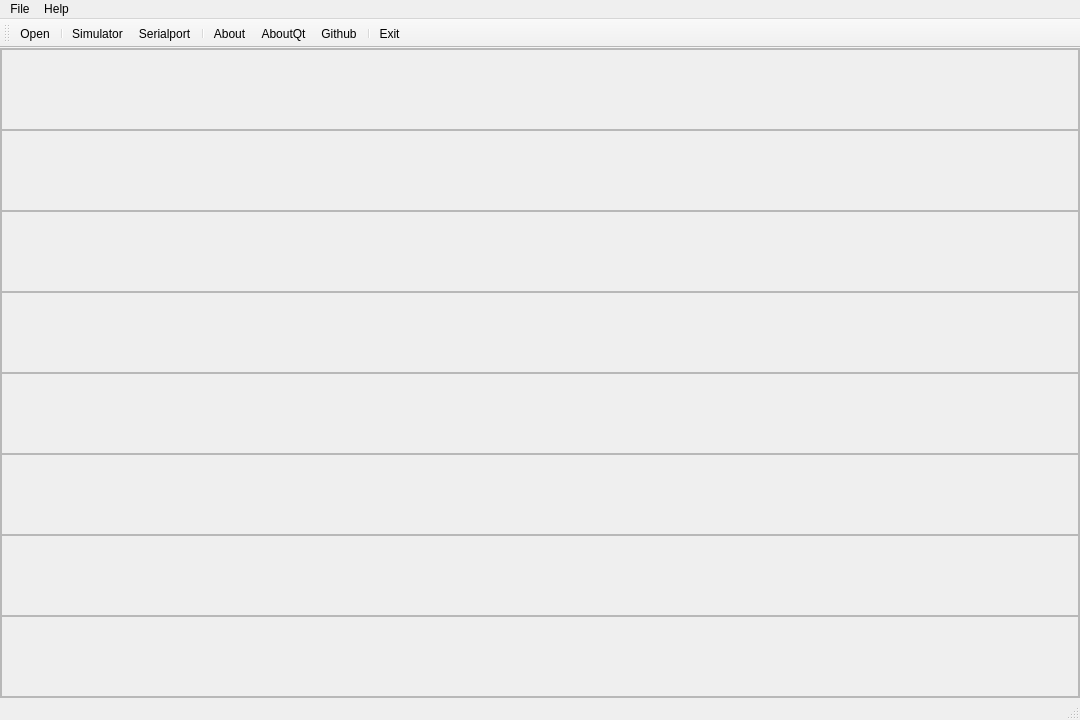
<?xml version="1.0" encoding="UTF-8"?>
<ui version="4.0">
 <class>MainWindow</class>
 <widget class="QMainWindow" name="MainWindow">
  <property name="geometry">
   <rect>
    <x>0</x>
    <y>0</y>
    <width>1080</width>
    <height>720</height>
   </rect>
  </property>
  <property name="windowTitle">
   <string>MainWindow</string>
  </property>
  <widget class="QWidget" name="centralwidget">
   <layout class="QGridLayout" name="gridLayout_2">
    <property name="leftMargin">
     <number>0</number>
    </property>
    <property name="topMargin">
     <number>0</number>
    </property>
    <property name="rightMargin">
     <number>0</number>
    </property>
    <property name="bottomMargin">
     <number>0</number>
    </property>
    <property name="spacing">
     <number>0</number>
    </property>
    <item row="0" column="0">
     <widget class="QFrame" name="frameEEG">
      <property name="frameShape">
       <enum>QFrame::StyledPanel</enum>
      </property>
      <property name="frameShadow">
       <enum>QFrame::Raised</enum>
      </property>
      <layout class="QGridLayout" name="gridLayout">
       <property name="leftMargin">
        <number>0</number>
       </property>
       <property name="topMargin">
        <number>0</number>
       </property>
       <property name="rightMargin">
        <number>0</number>
       </property>
       <property name="bottomMargin">
        <number>0</number>
       </property>
       <property name="spacing">
        <number>0</number>
       </property>
       <item row="1" column="0">
        <widget class="QFrame" name="frameTheta">
         <property name="frameShape">
          <enum>QFrame::StyledPanel</enum>
         </property>
         <property name="frameShadow">
          <enum>QFrame::Raised</enum>
         </property>
        </widget>
       </item>
       <item row="3" column="0">
        <widget class="QFrame" name="frameHighAlpha">
         <property name="frameShape">
          <enum>QFrame::StyledPanel</enum>
         </property>
         <property name="frameShadow">
          <enum>QFrame::Raised</enum>
         </property>
        </widget>
       </item>
       <item row="4" column="0">
        <widget class="QFrame" name="frameLowBeta">
         <property name="frameShape">
          <enum>QFrame::StyledPanel</enum>
         </property>
         <property name="frameShadow">
          <enum>QFrame::Raised</enum>
         </property>
        </widget>
       </item>
       <item row="2" column="0">
        <widget class="QFrame" name="frameLowAlpha">
         <property name="frameShape">
          <enum>QFrame::StyledPanel</enum>
         </property>
         <property name="frameShadow">
          <enum>QFrame::Raised</enum>
         </property>
        </widget>
       </item>
       <item row="0" column="0">
        <widget class="EEGFrame" name="frameDelta">
         <property name="frameShape">
          <enum>QFrame::StyledPanel</enum>
         </property>
         <property name="frameShadow">
          <enum>QFrame::Raised</enum>
         </property>
        </widget>
       </item>
       <item row="5" column="0">
        <widget class="QFrame" name="frameHighBeta">
         <property name="frameShape">
          <enum>QFrame::StyledPanel</enum>
         </property>
         <property name="frameShadow">
          <enum>QFrame::Raised</enum>
         </property>
        </widget>
       </item>
       <item row="6" column="0">
        <widget class="QFrame" name="frameLowGamma">
         <property name="frameShape">
          <enum>QFrame::StyledPanel</enum>
         </property>
         <property name="frameShadow">
          <enum>QFrame::Raised</enum>
         </property>
        </widget>
       </item>
       <item row="7" column="0">
        <widget class="QFrame" name="frameMiddleGamma">
         <property name="frameShape">
          <enum>QFrame::StyledPanel</enum>
         </property>
         <property name="frameShadow">
          <enum>QFrame::Raised</enum>
         </property>
        </widget>
       </item>
      </layout>
     </widget>
    </item>
   </layout>
  </widget>
  <widget class="QMenuBar" name="menubar">
   <property name="geometry">
    <rect>
     <x>0</x>
     <y>0</y>
     <width>1080</width>
     <height>21</height>
    </rect>
   </property>
   <widget class="QMenu" name="menuFile">
    <property name="title">
     <string>File</string>
    </property>
    <addaction name="actionOpen"/>
    <addaction name="separator"/>
    <addaction name="actionSimulator"/>
    <addaction name="actionSerialport"/>
    <addaction name="separator"/>
    <addaction name="actionExit"/>
   </widget>
   <widget class="QMenu" name="menuHelp">
    <property name="title">
     <string>Help</string>
    </property>
    <addaction name="actionAbout"/>
    <addaction name="actionAboutQt"/>
    <addaction name="actionGithub"/>
   </widget>
   <addaction name="menuFile"/>
   <addaction name="menuHelp"/>
  </widget>
  <widget class="QStatusBar" name="statusbar"/>
  <widget class="QToolBar" name="toolBar">
   <property name="windowTitle">
    <string>toolBar</string>
   </property>
   <attribute name="toolBarArea">
    <enum>TopToolBarArea</enum>
   </attribute>
   <attribute name="toolBarBreak">
    <bool>false</bool>
   </attribute>
   <addaction name="actionOpen"/>
   <addaction name="separator"/>
   <addaction name="actionSimulator"/>
   <addaction name="actionSerialport"/>
   <addaction name="separator"/>
   <addaction name="actionAbout"/>
   <addaction name="actionAboutQt"/>
   <addaction name="actionGithub"/>
   <addaction name="separator"/>
   <addaction name="actionExit"/>
  </widget>
  <action name="actionOpen">
   <property name="icon">
    <iconset resource="resources.qrc">
     <normaloff>:/resources/icons/open.svg</normaloff>:/resources/icons/open.svg</iconset>
   </property>
   <property name="text">
    <string>Open</string>
   </property>
  </action>
  <action name="actionAbout">
   <property name="icon">
    <iconset resource="resources.qrc">
     <normaloff>:/resources/icons/about.svg</normaloff>:/resources/icons/about.svg</iconset>
   </property>
   <property name="text">
    <string>About</string>
   </property>
  </action>
  <action name="actionAboutQt">
   <property name="icon">
    <iconset resource="resources.qrc">
     <normaloff>:/resources/icons/qt.png</normaloff>:/resources/icons/qt.png</iconset>
   </property>
   <property name="text">
    <string>AboutQt</string>
   </property>
  </action>
  <action name="actionGithub">
   <property name="icon">
    <iconset resource="resources.qrc">
     <normaloff>:/resources/icons/github.svg</normaloff>:/resources/icons/github.svg</iconset>
   </property>
   <property name="text">
    <string>Github</string>
   </property>
  </action>
  <action name="actionSimulator">
   <property name="icon">
    <iconset resource="resources.qrc">
     <normaloff>:/resources/icons/test.svg</normaloff>:/resources/icons/test.svg</iconset>
   </property>
   <property name="text">
    <string>Simulator</string>
   </property>
  </action>
  <action name="actionSerialport">
   <property name="icon">
    <iconset resource="resources.qrc">
     <normaloff>:/resources/icons/serialport.svg</normaloff>:/resources/icons/serialport.svg</iconset>
   </property>
   <property name="text">
    <string>Serialport</string>
   </property>
  </action>
  <action name="actionExit">
   <property name="icon">
    <iconset resource="resources.qrc">
     <normaloff>:/resources/icons/exit.svg</normaloff>:/resources/icons/exit.svg</iconset>
   </property>
   <property name="text">
    <string>Exit</string>
   </property>
  </action>
 </widget>
 <customwidgets>
  <customwidget>
   <class>EEGFrame</class>
   <extends>QFrame</extends>
   <header>eegframe.h</header>
   <container>1</container>
  </customwidget>
 </customwidgets>
 <resources>
  <include location="resources.qrc"/>
 </resources>
 <connections/>
</ui>
